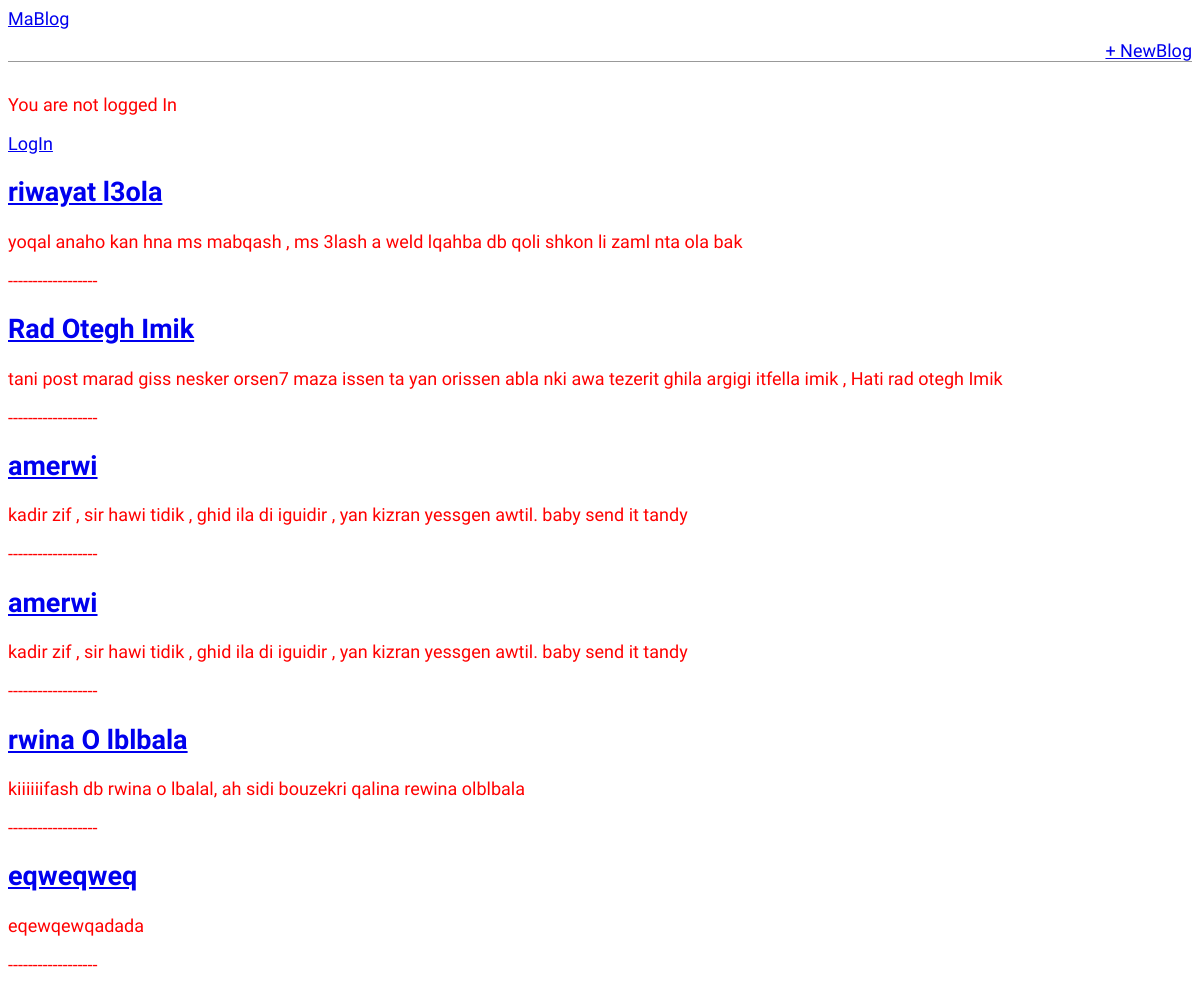
Before: / with the older database file.
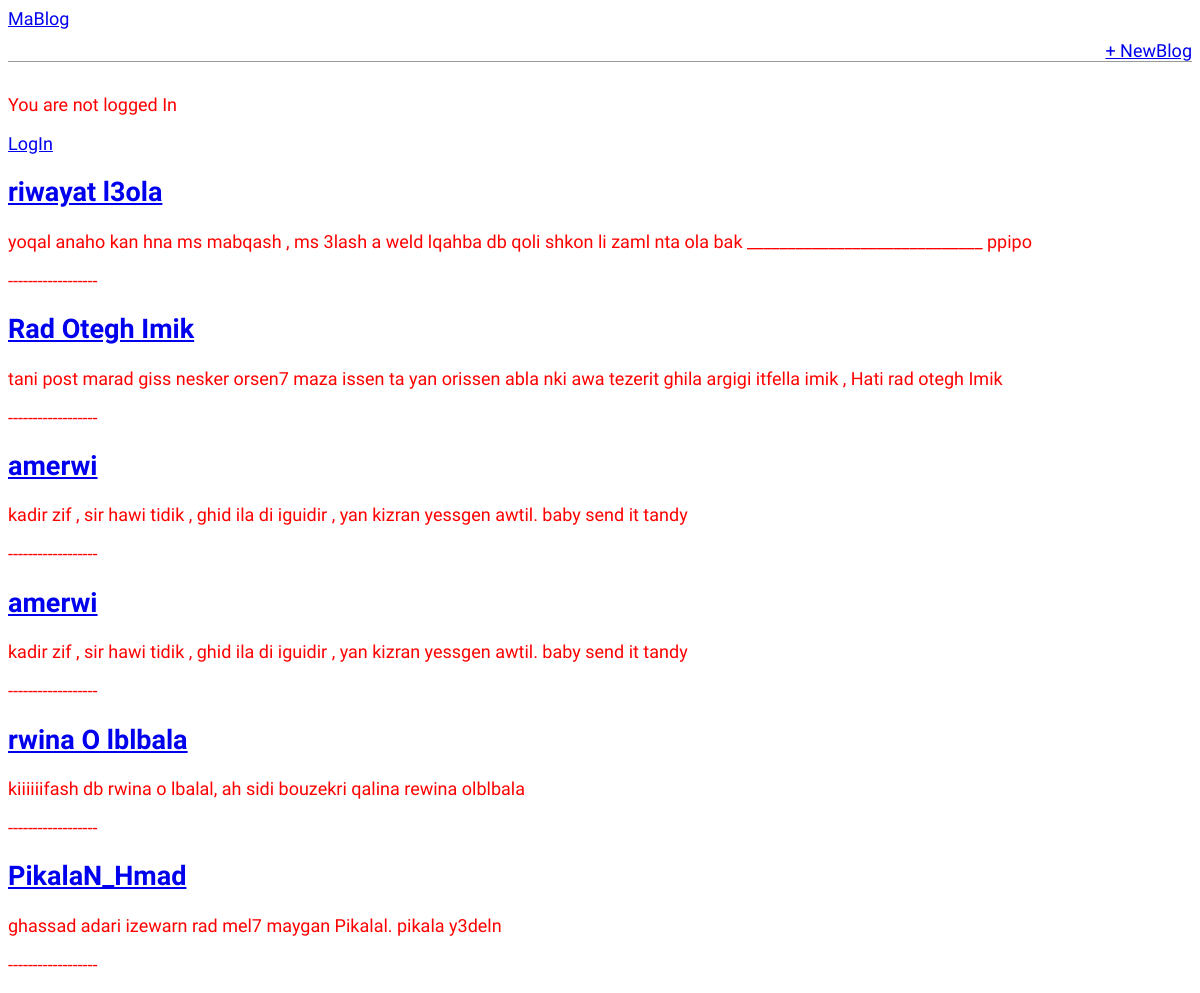
After: the same page with the newer database file.
### Mablog/models.py (models this page shows, shortened)
class Post(models.Model):
    title=models.CharField(max_length=30)
    author=models.ForeignKey(
        User,
        on_delete=models.CASCADE
    )
    body=models.TextField()

### Mablog/views.py (the view)
# urls.py: path('', BlogView.as_view(), name='home'),
class BlogView(ListView):
    model=Post
    context_object_name='blog_posts'
    template_name='home.html'

### templates/home.html
{% extends "base.html" %}
{% block content %}
    {%for post in blog_posts%}
    <div class='postEntry'>
        <h2><a href="{% url 'post_detail' pk=post.pk %}">{{post.title}}</a></h2>
        <p>{{post.body}}</p>
        <p>------------------</p>
    </div>
    {% endfor %}
{% endblock content %}

### templates/base.html (shortened to what this page needs)
<!DOCTYPE html>
{%load static%}
<html>
    <head>
        <link href="{% static 'css/base.css' %}" rel="stylesheet">
    </head>
    <body>
        <header>
            <div class="nav-left">
                <a href="{% url 'home' %}">MaBlog</a>
            </div>
            <div class="nav-right">
                <a href="{% url 'post_new' %}">+ NewBlog</a>
            </div>
        </header>
        {% if user.is_authenticated%}
            <p>Hi {{user.username}}</p>
            <a href="{% url 'logout' %}">LogOut</a>
        {% else %}
            <p>You are not logged In</p>
            <a href="{% url 'login' %}">LogIn</a>
        {%endif%}
        {% block content%}
        {% endblock content%}
    </body>
</html>

### static/css/base.css (style rules this page uses)
body { color: red; }
body { font-family: 'Source Sans Pro', sans-serif; font-size: 18px; }
header { border-bottom: 1px solid #999; margin-bottom: 2rem; display: flex; }
.nav-left { margin-right: auto; }
.nav-right { display: flex; padding-top: 2rem; }

Changed rows visible on the page:
removed Post: title "eqweqweq", body "eqewqewqadada"
changed Post "riwayat l3ola": body "yoqal anaho kan hna ms mabqash , ms 3lash a weld lqahba db qoli shkon li zaml nta ola bak" → "yoqal anaho kan hna ms mabqash , ms 3lash a weld lqahba db qoli shkon li zaml nta ola bak _____________________________ ppipo"
added Post: title "PikalaN_Hmad", body "ghassad adari izewarn rad mel7 maygan Pikalal. pikala y3deln"
